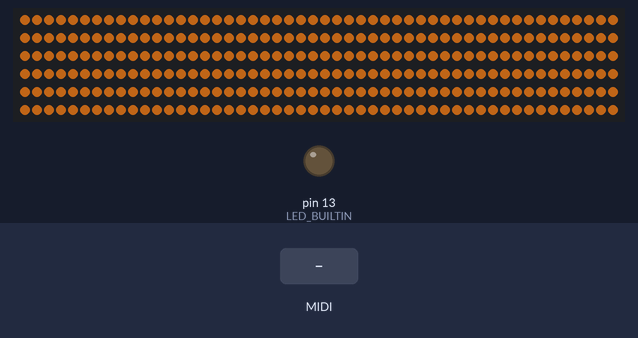
This sketch was run on a simulated Arduino Uno, built with avr-gcc and run on an emulated ATmega328P. Shown: 300 RGB LEDs in strip order, left to right, continuing on the next row, output pins drawn as LEDs (lit = HIGH). Inputs (shaded band) come from the test bench. Dim RGB values are drawn brighter than linear; the strip is taken to match the declared colour order; MIDI output is not drawn.

Above: at 1.2 s.
1.3 s: MIDI note 36 received
3.1 s: MIDI note 60 received
4.9 s: MIDI note 72 received
Timing chart, 0 to 7.9 s (numbered marks = the images above; inputs shaded):
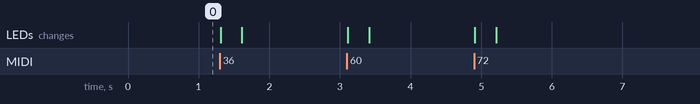

The sketch:

midiXmas.ino
```cpp
// ON our midi wire... (this is wrong, it is reversed)
// Pin 1 - white
// Pin 2 - shielding/ground
// Pin 3 - red
// Pin 4 - blue
// Pin 5 - green
// -----------------------------------------------------------------------------

#include <MIDI.h>
#include <Adafruit_NeoPixel.h>

#define LIGHTS_PIN 6
// Number of lights
#define N 300
#define LOW_KEY 36
#define RANGE 61
#define PIXELS_PER_KEY 6

#define RESET_ALL_FREQUENCY 4000

MIDI_CREATE_DEFAULT_INSTANCE();

Adafruit_NeoPixel strip = Adafruit_NeoPixel(N, LIGHTS_PIN, NEO_RGB + NEO_KHZ800);

//uint32_t offColor = strip.Color(100, 0, 0);
uint32_t offColor = strip.Color(84, 44, 10);
uint32_t onColor = strip.Color(0, 200, 0);

void setup()
{
    // Connect the handleNoteOn function to the library,
    // so it is called upon reception of a NoteOn.
    MIDI.setHandleNoteOn(handleNoteOn);  // Put only the name of the function

    // Do the same for NoteOffs
    MIDI.setHandleNoteOff(handleNoteOff);

    // Initiate MIDI communications, listen to all channels
    MIDI.begin(MIDI_CHANNEL_OMNI);

    pinMode(LED_BUILTIN, OUTPUT);

    strip.begin();
    setAll(offColor);
}

long nextReset = 0;

void loop()
{
    // Call MIDI.read the fastest you can for real-time performance.
    MIDI.read();
    // There is no need to check if there are messages incoming
    // if they are bound to a Callback function.
    // The attached method will be called automatically
    // when the corresponding message has been received.
    long now = millis();
    if(now > nextReset) {
      setAll(offColor);
      nextReset = now + RESET_ALL_FREQUENCY;
    }
}

// This function will be automatically called when a NoteOn is received.
void handleNoteOn(byte channel, byte pitch, byte velocity)
{
    // Do whatever you want when a note is pressed.
    setPixelsByPitch(pitch, true);
}

void handleNoteOff(byte channel, byte pitch, byte velocity)
{
    // Do something when the note is released.
    setPixelsByPitch(pitch, false);
    // Note that NoteOn messages with 0 velocity are interpreted as NoteOffs.
}

// -----------------------------------------------------------------------------

void setAll(uint32_t color) {
  for(uint16_t i=0; i< N; i++) {
      strip.setPixelColor(i, color);
  }
  strip.show();
}

void setPixel(int i, uint32_t color) {
  strip.setPixelColor(i, color);
  strip.show();
}

// This version divides the lights equally on the whole keyboard.
void setPixelsByPitchV1(byte pitch, uint32_t color) {
  int startPixel = (int) (((float) pitch - LOW_KEY) * N / RANGE);
  for(int i = 0; i < PIXELS_PER_KEY; i++) {
    strip.setPixelColor(i + startPixel, color);
  }
  strip.show();
}

#define LIGHTS_PER_KEY 25
#define KEY_COUNT 12
void setPixelsByPitch(byte pitch, boolean on) {
  uint32_t c = offColor;
  if(on) {
    c = pickColor(pitch);
  }
  int startPixel = ((int) pitch) % KEY_COUNT * LIGHTS_PER_KEY;
  for(int i = 0; i < LIGHTS_PER_KEY; i++) {
    strip.setPixelColor(i + startPixel, c);
  }
  strip.show();
}

uint32_t pickColor(byte key) {
  if(key < 48) {
   return strip.Color(250, 0, 0);
  } else if(key < 60) {
   return strip.Color(250, 125,0);
  } else if(key < 72) {
   return strip.Color(0,250,0);
  } else if(key < 84) {
   return strip.Color(0,0,250);
  } else {
   return strip.Color(140, 0, 180);
  }
}

void rainbowTree() {

}

// Input a value 0 to 255 to get a color value.
// The colours are a transition r - g - b - back to r.
uint32_t wheel(byte WheelPos) {
  if(WheelPos < 85) {
   return strip.Color(WheelPos * 3, 255 - WheelPos * 3, 0);
  } else if(WheelPos < 170) {
   WheelPos -= 85;
   return strip.Color(255 - WheelPos * 3, 0, WheelPos * 3);
  } else {
   WheelPos -= 170;
   return strip.Color(0, WheelPos * 3, 255 - WheelPos * 3);
  }
}
```
